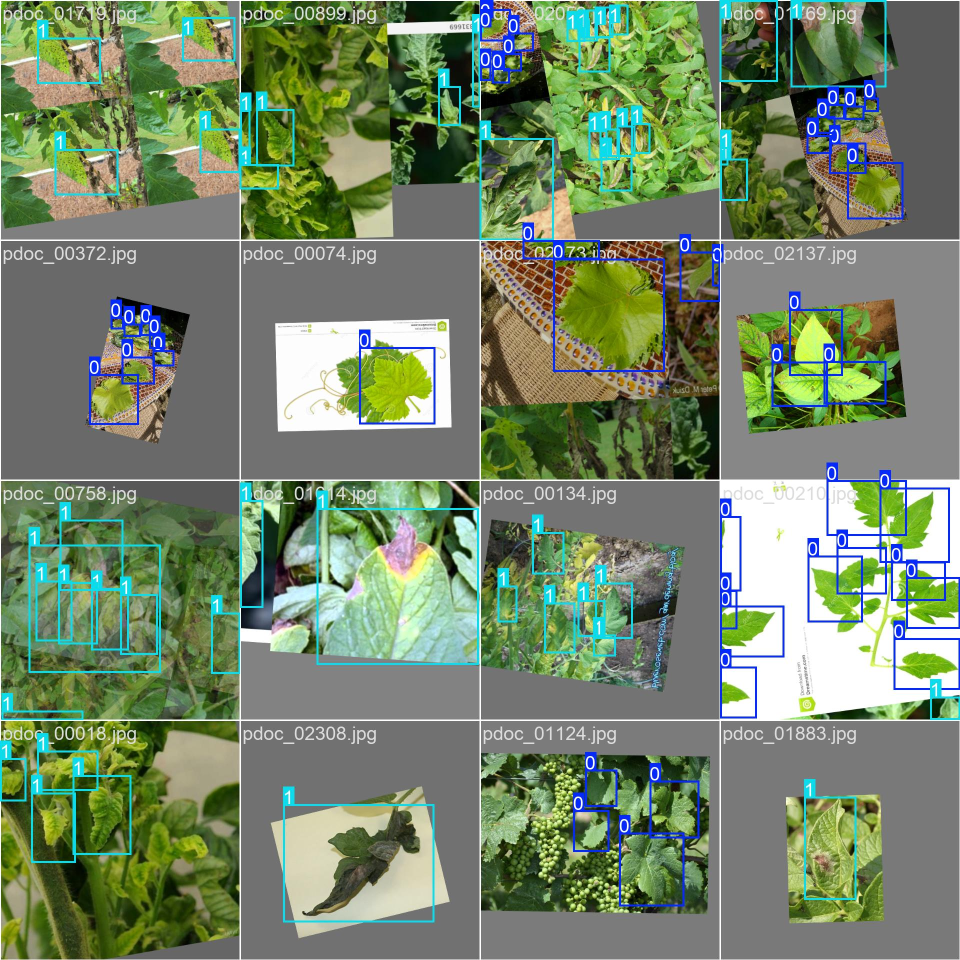
#> input picture CoreTech_v2/reports/yolo_lesion_runs/lesion_det_v2/train_batch0.jpg, 1920 x 1920 px (shown at 1/2 size); its folder holds only this picture in this run
$ python -i dominant_isolator.py   (imports and definitions only)
#> lines starting #> are read from the running program, lines starting #| are printed output that depends on the picture; after the words box and inside, x2 and y2 are one past the last pixel; in counts of white or black regions, pixels touching at a corner belong together
#> further down, picture is the input picture: PIL image 1920x1920 RGB; mean R, G, B 116.1, 133.4, 105.5
"""
Stage 1B: Multi-Plant Instance Segmentation & Dominant Plant Isolation.
Separates overlapping plants, excludes pots/soil/furniture, and isolates ONLY the plant
with the highest pixel coverage in the picture before Species ID and Surface Disease analysis.
"""
from pathlib import Path
from typing import Dict, Any, Optional, Tuple
import numpy as np
import cv2
from PIL import Image

V2_ROOT = Path(__file__).resolve().parent.parent
ARTIFACTS_DIR = V2_ROOT / "artifacts"

_cached_seg_model = None
_cached_seg_mode = None  # "trained_yolo" or "yoloe_zeroshot"


def load_plant_segmenter(device: str = "cuda"):
    global _cached_seg_model, _cached_seg_mode
    if _cached_seg_model is not None:
        return _cached_seg_model, _cached_seg_mode

    trained_path = ARTIFACTS_DIR / "yolo_plant_seg.pt"
    yoloe_path = ARTIFACTS_DIR / "yoloe-11l-seg.pt"

    if trained_path.exists():
        from ultralytics import YOLO
        m = YOLO(str(trained_path))
        m.to(device)
        _cached_seg_model = m
        _cached_seg_mode = "trained_yolo"
        return _cached_seg_model, _cached_seg_mode

    if yoloe_path.exists():
        from ultralytics import YOLOE
        m = YOLOE(str(yoloe_path))
        prompts = [
            "potted plant", "plant foliage", "cactus", "succulent", "houseplant leaves",
            "dried leaf", "dried plant", "withered plant", "dead leaves", "dry brown leaf", "plant stem", "withered leaves"
        ]
        m.set_classes(prompts, m.get_text_pe(prompts))
        m.to(device)
        _cached_seg_model = m
        _cached_seg_mode = "yoloe_zeroshot"
        return _cached_seg_model, _cached_seg_mode

    return None, None


def isolate_dominant_plant(
    pil_img: Image.Image,
    conf_thresh: float = 0.12,
    min_coverage_pct: float = 2.0,
    allow_fallback: bool = True,
    device: str = "cuda",
) -> Dict[str, Any]:
    """
    Detects all plant instances in pil_img, selects the instance with highest coverage,
    suppresses secondary background plants, and returns clean crops & aligned masks.
    If no separate instance is segmented and allow_fallback is True, gracefully provides
    a full-specimen fallback so dried/withered leaves or single stems are not rejected.
    """
#> called with conf_thresh = 0.12, min_coverage_pct = 2, allow_fallback = True, device = 'cuda'
    rgb = np.array(pil_img.convert("RGB"))
    h, w, _ = rgb.shape
    total_px = float(h * w)

    model, mode = load_plant_segmenter(device=device)
    if model is None:
        # Measure foliar coverage directly from pixel physics
        hsv = cv2.cvtColor(rgb, cv2.COLOR_RGB2HSV)
#> hsv: shape (1920, 1920, 3); mean H, S, V 33.4, 86, 139.3
        lab = cv2.cvtColor(rgb, cv2.COLOR_RGB2LAB)
#> lab: shape (1920, 1920, 3); mean of channels 0, 1, 2 136.6, 118.9, 140.8
        r = rgb[:, :, 0].astype(np.float32)
        g = rgb[:, :, 1].astype(np.float32)
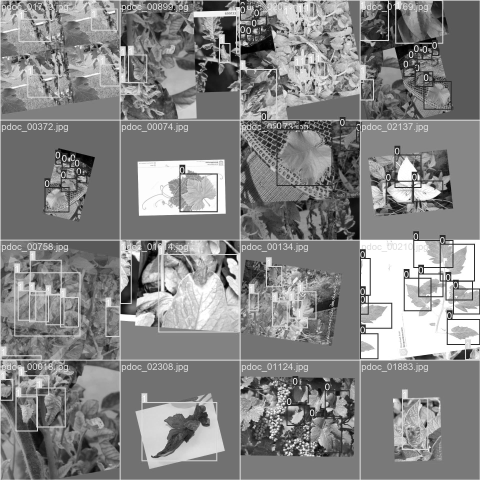
#> g: shape (1920, 1920) float32 (shown at 1/4 size); min 0, max 255, mean 133.4
        green = (lab[:, :, 1] <= 126) & (hsv[:, :, 0] >= 18) & (hsv[:, :, 0] <= 110) & (hsv[:, :, 1] >= 18) & (hsv[:, :, 2] >= 20) & (g >= r * 0.92)
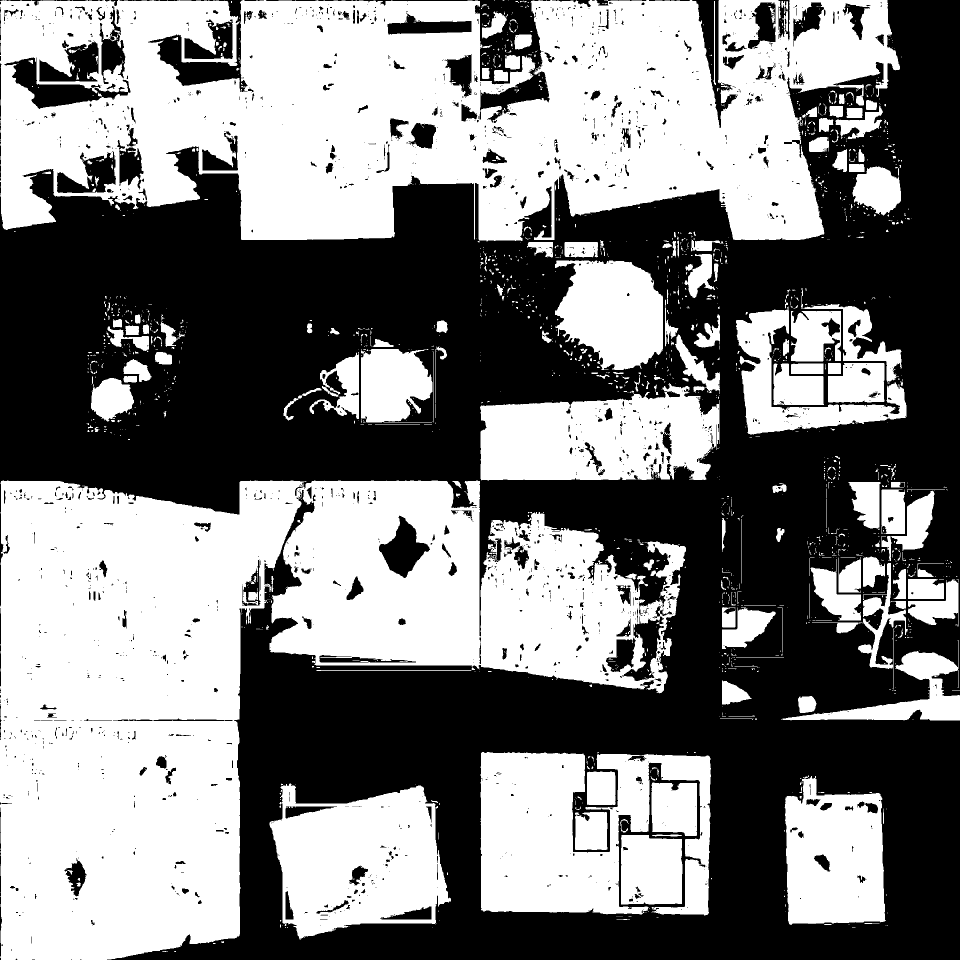
#> green: shape (1920, 1920) bool (shown at 1/2 size); 49.8% white; 1869 white regions (1579 under 20 px), largest, box (x1, y1, x2, y2) and area: (0, 960, 1372, 1920) 666137, (0, 0, 1800, 483) 603359, (961, 1504, 1422, 1831) 98658
        antho = (((hsv[:, :, 0] <= 15) | (hsv[:, :, 0] >= 155)) & (hsv[:, :, 1] >= 40) & (lab[:, :, 1] >= 132) & (r > g * 1.15))
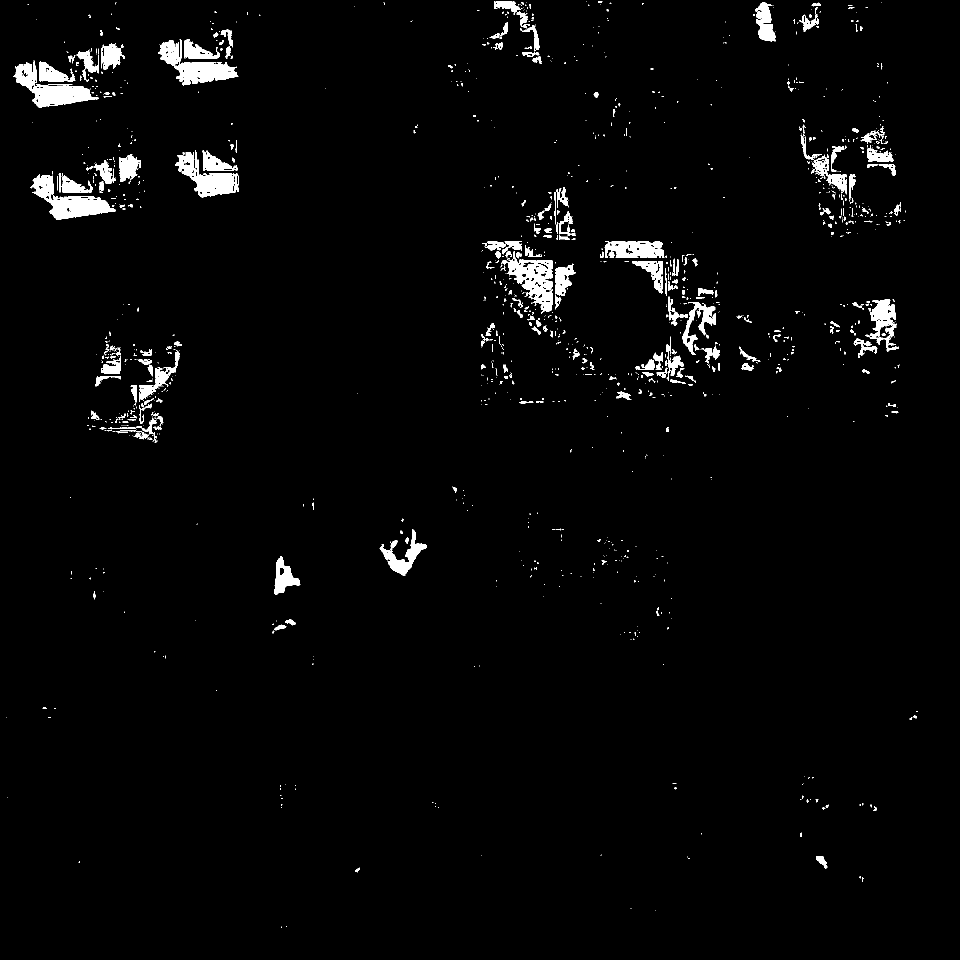
#> antho: shape (1920, 1920) bool (shown at 1/2 size); 2.4% white; 1297 white regions (1022 under 20 px), largest, box (x1, y1, x2, y2) and area: (61, 349, 232, 440) 5779, (26, 121, 197, 216) 5741, (316, 78, 477, 171) 5565
        k = cv2.getStructuringElement(cv2.MORPH_ELLIPSE, (5, 5))
        clean_foliage = cv2.morphologyEx((green | antho).astype(np.uint8), cv2.MORPH_OPEN, k) > 0
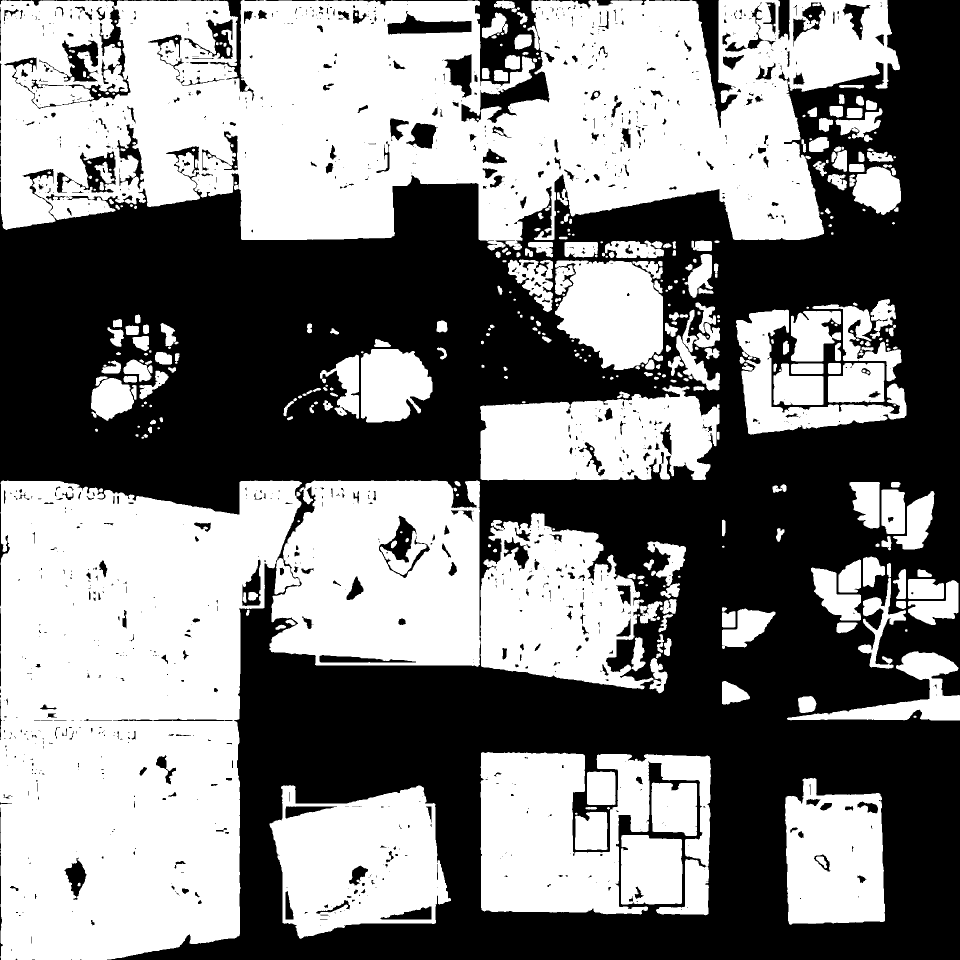
#> clean_foliage: shape (1920, 1920) bool (shown at 1/2 size); 50.8% white; 1338 black regions (946 under 20 px), largest, box (x1, y1, x2, y2) and area: (0, 0, 1920, 1920) 1695309, (635, 0, 1099, 246) 19207, (1383, 0, 1476, 256) 6450
        foliar_px = int(np.count_nonzero(clean_foliage))
#> foliar_px = 1872553
        foliar_pct = float(foliar_px / total_px * 100.0)
#> foliar_pct = 50.8

        has_plant = bool(foliar_pct >= 0.5 or allow_fallback)
#> has_plant = True
        target_mask = clean_foliage if foliar_px >= 300 else np.ones((h, w), dtype=bool)
        return {
            "detected": has_plant,
            "is_fallback": True,
            "instances_count": 1 if has_plant else 0,
            "dominant_coverage_pct": round(foliar_pct, 2) if has_plant else 0.0,
            "dominant_conf": 1.0 if has_plant else 0.0,
            "dominant_box": [0, 0, w, h],
            "crop_img": pil_img,
            "masked_crop_img": pil_img,
            "unmasked_crop_img": pil_img,
            "mask_crop": target_mask,
            "full_mask": target_mask,
            "overlay_img": pil_img,
            "mode": "foliar_physics_segmentation" if foliar_px >= 300 else "unmasked_fallback",
        }

    res = model.predict(pil_img, conf=conf_thresh, imgsz=640, verbose=False)[0]
    if res.masks is None or len(res.masks.data) == 0:
        if allow_fallback:
            full_mask = np.ones((h, w), dtype=bool)
            return {
                "detected": True,
                "is_fallback": True,
                "instances_count": 1,
                "dominant_coverage_pct": 100.0,
                "dominant_conf": 0.50,
                "dominant_box": [0, 0, w, h],
                "crop_img": pil_img,
                "masked_crop_img": pil_img,
                "unmasked_crop_img": pil_img,
                "loose_plant_crop": pil_img,
                "mask_crop": full_mask,
                "mask_M_star": full_mask,
                "full_mask": full_mask,
                "overlay_img": pil_img,
                "mode": f"{mode}_specimen_fallback",
            }
        return {
            "detected": False,
            "is_fallback": False,
            "instances_count": 0,
            "dominant_coverage_pct": 0.0,
            "dominant_conf": 0.0,
            "dominant_box": None,
            "crop_img": pil_img,
            "masked_crop_img": pil_img,
            "unmasked_crop_img": pil_img,
            "loose_plant_crop": pil_img,
            "mask_crop": np.zeros((h, w), dtype=bool),
            "mask_M_star": np.zeros((h, w), dtype=bool),
            "full_mask": np.zeros((h, w), dtype=bool),
            "overlay_img": pil_img,
            "mode": mode,
        }

    # Resize masks cleanly to original image resolution
    raw_masks = res.masks.data.detach().cpu().numpy()
    confs = res.boxes.conf.detach().cpu().numpy()
    boxes = res.boxes.xyxy.detach().cpu().numpy()

    candidates = []
    cx_img, cy_img = w / 2.0, h / 2.0
    max_dist = np.hypot(cx_img, cy_img) + 1e-6

    for idx in range(len(raw_masks)):
        m = cv2.resize(raw_masks[idx], (w, h), interpolation=cv2.INTER_NEAREST) > 0.5
        px_area = int(np.count_nonzero(m))
        cov_pct = (px_area / total_px) * 100.0
        if cov_pct < 0.8:
            continue

        ys, xs = np.where(m)
        mx, my = float(np.mean(xs)), float(np.mean(ys))
        center_score = 1.0 - (np.hypot(mx - cx_img, my - cy_img) / max_dist)
        # Highest coverage dominates (90% pixel area, 10% mild center tie-breaker)
        score = cov_pct * (0.90 + 0.10 * center_score)
        candidates.append({
            "idx": idx,
            "mask": m,
            "area": px_area,
            "cov_pct": cov_pct,
            "conf": float(confs[idx]),
            "box": [int(boxes[idx][0]), int(boxes[idx][1]), int(boxes[idx][2]), int(boxes[idx][3])],
            "score": score,
        })

    if not candidates:
        if allow_fallback:
            full_mask = np.ones((h, w), dtype=bool)
            return {
                "detected": True,
                "is_fallback": True,
                "instances_count": 1,
                "dominant_coverage_pct": 100.0,
                "dominant_conf": 0.50,
                "dominant_box": [0, 0, w, h],
                "crop_img": pil_img,
                "masked_crop_img": pil_img,
                "unmasked_crop_img": pil_img,
                "loose_plant_crop": pil_img,
                "mask_crop": full_mask,
                "mask_M_star": full_mask,
                "full_mask": full_mask,
                "overlay_img": pil_img,
                "mode": f"{mode}_specimen_fallback",
            }
        return {
            "detected": False,
            "is_fallback": False,
            "instances_count": 0,
            "dominant_coverage_pct": 0.0,
            "dominant_conf": 0.0,
            "dominant_box": None,
            "crop_img": pil_img,
            "masked_crop_img": pil_img,
            "unmasked_crop_img": pil_img,
            "loose_plant_crop": pil_img,
            "mask_crop": np.zeros((h, w), dtype=bool),
            "mask_M_star": np.zeros((h, w), dtype=bool),
            "full_mask": np.zeros((h, w), dtype=bool),
            "overlay_img": pil_img,
            "mode": mode,
        }

    # Deduplicate heavily overlapping detections (if open-vocab YOLOE emitted nested prompts for same plant)
    candidates.sort(key=lambda c: c["area"], reverse=True)
    merged = []
    for c in candidates:
        is_same_plant = False
        for kept in merged:
            inter = np.count_nonzero(c["mask"] & kept["mask"])
            smaller = min(c["area"], kept["area"])
            if inter / max(1, smaller) > 0.65:
                # Merge overlapping fragment masks into the primary plant instance
                kept["mask"] = kept["mask"] | c["mask"]
                kept["area"] = int(np.count_nonzero(kept["mask"]))
                kept["cov_pct"] = (kept["area"] / total_px) * 100.0
                kept["conf"] = max(kept["conf"], c["conf"])
                is_same_plant = True
                break
        if not is_same_plant:
            merged.append(c)

    # Re-score merged instances and pick dominant highest-coverage plant
    for c in merged:
        ys, xs = np.where(c["mask"])
        mx, my = float(np.mean(xs)), float(np.mean(ys))
        center_score = 1.0 - (np.hypot(mx - cx_img, my - cy_img) / max_dist)
        c["score"] = c["cov_pct"] * (0.90 + 0.10 * center_score)

    merged.sort(key=lambda c: c["score"], reverse=True)
    dom = merged[0]
    dom_mask = dom["mask"]

    # Dominant plant bounding box with 15% padding so dried/wilted edge leaves are preserved
    ys, xs = np.where(dom_mask)
    x1, x2 = int(xs.min()), int(xs.max())
    y1, y2 = int(ys.min()), int(ys.max())
    pad_x = max(16, int((x2 - x1) * 0.15))
    pad_y = max(16, int((y2 - y1) * 0.15))
    x1 = max(0, x1 - pad_x)
    y1 = max(0, y1 - pad_y)
    x2 = min(w, x2 + pad_x)
    y2 = min(h, y2 + pad_y)

    # Suppress secondary background plants inside the dominant box (blur + dim non-dominant pixels)
    soft_bg = cv2.GaussianBlur(rgb, (31, 31), 0)
    soft_bg = (soft_bg.astype(np.float32) * 0.45 + 128.0 * 0.55).astype(np.uint8)
    clean_full = np.where(dom_mask[:, :, None], rgb, soft_bg)

    neutral_bg = np.full_like(rgb, 128)
    masked_full = np.where(dom_mask[:, :, None], rgb, neutral_bg)

    crop_img = Image.fromarray(clean_full[y1:y2, x1:x2])
    masked_crop_img = Image.fromarray(masked_full[y1:y2, x1:x2])
    unmasked_crop_img = Image.fromarray(rgb[y1:y2, x1:x2])
    mask_crop = dom_mask[y1:y2, x1:x2]

    # Visual overlay showing dominant selected plant vs dimmed secondary plants
    vis = rgb.copy()
    tint = np.zeros_like(vis)
    tint[dom_mask] = (16, 185, 129)  # Emerald highlight
    vis = np.where(dom_mask[:, :, None], cv2.addWeighted(vis, 0.82, tint, 0.18, 0), vis)
    contours, _ = cv2.findContours(dom_mask.astype(np.uint8), cv2.RETR_EXTERNAL, cv2.CHAIN_APPROX_SIMPLE)
    cv2.drawContours(vis, contours, -1, (16, 185, 129), max(2, min(w, h) // 250))

    return {
        "detected": dom["cov_pct"] >= min_coverage_pct,
        "instances_count": len(merged),
        "dominant_coverage_pct": round(dom["cov_pct"], 1),
        "dominant_conf": round(dom["conf"], 3),
        "dominant_box": [x1, y1, x2, y2],
        "crop_img": crop_img,
        "masked_crop_img": masked_crop_img,
        "unmasked_crop_img": unmasked_crop_img,
        "loose_plant_crop": unmasked_crop_img,
        "mask_crop": mask_crop,
        "mask_M_star": mask_crop,
        "full_mask": dom_mask,
        "overlay_img": Image.fromarray(vis),
        "mode": mode,
    }

>>> from PIL import Image
>>> picture = Image.open('../reports/yolo_lesion_runs/lesion_det_v2/train_batch0.jpg')
>>> result = isolate_dominant_plant(picture)
#> result = 13 items
